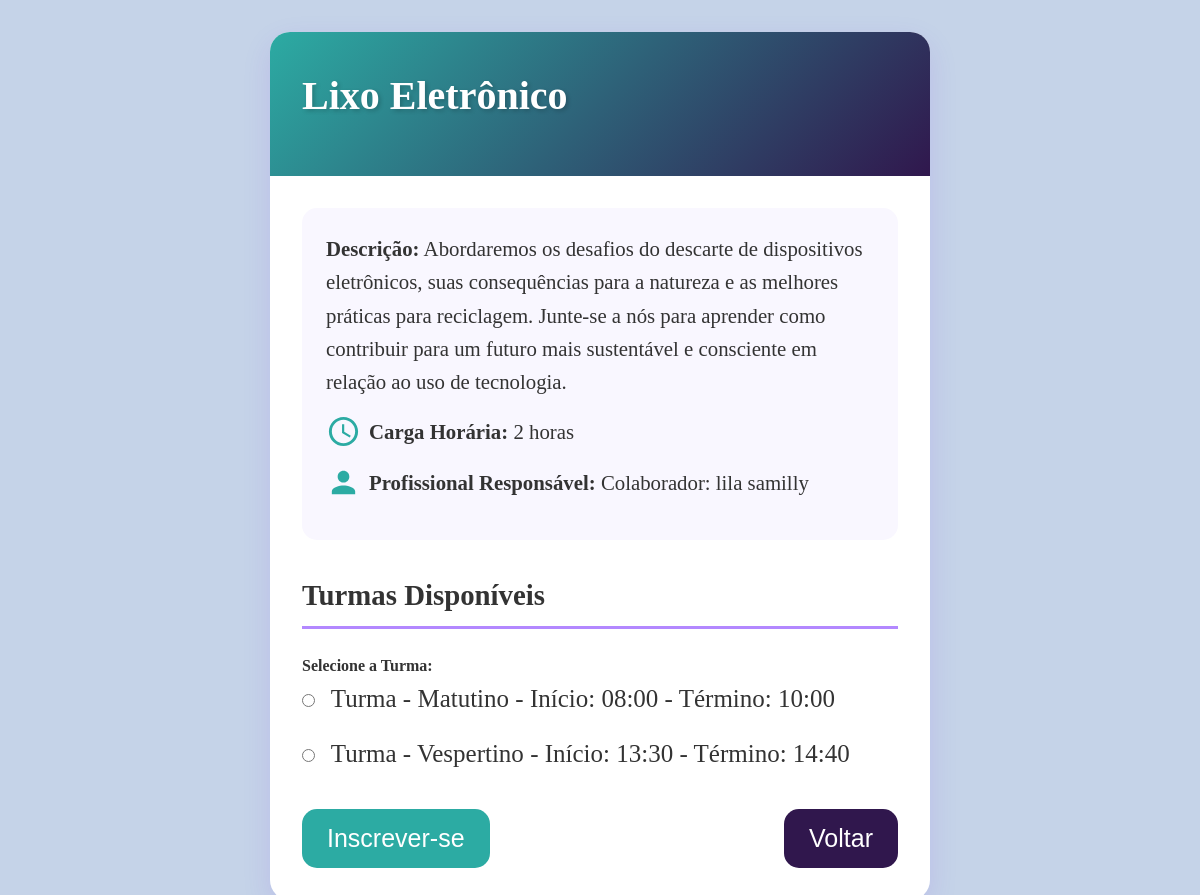
/atividade/1/ (signed in), run on the app's committed database.
### app/models.py (models this page shows, shortened)
class Atividade(models.Model):
    nome = models.CharField(max_length=255)
    descricao = models.TextField()
    carga_horaria = models.PositiveIntegerField()
    profissional_responsavel = models.ForeignKey(Colaborador, on_delete=models.CASCADE)
    status = models.BooleanField(default=False)

class Colaborador(models.Model):
    usuario = models.OneToOneField(Usuario, on_delete=models.CASCADE)  # Chave estrangeira para Usuario
    codColaborador = models.CharField(max_length=20)
    cargo = models.CharField(max_length=50)
    def __str__(self):
        return f"Colaborador: {self.usuario.nome}"

class Usuario(models.Model):
    SEXO_CHOICES = [
        ('M', 'Masculino'),
        ('F', 'Feminino'),
        ('O', 'Outro'),
        ('N', 'Oculto'),
    ]
    nome = models.CharField(max_length=255)
    email = models.EmailField(unique=True)
    endereco = models.CharField(max_length=255)
    telefone = models.CharField(max_length=20)  # Remover o unique=True
    cpf = models.CharField(max_length=14, unique=True, blank=True, null=True)
    senha = models.CharField(max_length=12, unique=True)  # Adiciona o campo de senha
    data_nascimento = models.DateField(null=True, blank=True)
    sexo = models.CharField(max_length=1, choices=SEXO_CHOICES)
    cidade = models.CharField(max_length=30)
    cep = models.CharField(max_length=10)
    alergias = models.TextField(blank=True, null=True)
    descricao = models.TextField()  # Usar TextField para descrições mais longas

class Turma(models.Model):
    nome = models.CharField(max_length=255)
    horario_inicio = models.TimeField()  # Para hora de início
    horario_fim = models.TimeField()  # Para hora de término
    atividade = models.ForeignKey(Atividade, on_delete=models.CASCADE)
    alunos = models.ManyToManyField(Participante, through='Presenca')

### app/views/templates.py (the view)
# urls.py: path('atividade/<int:atividade_id>/',atividade_detalhes, name='atividade_detalhes'),
@login_required
def atividade_detalhes(request, atividade_id):
    atividade = Atividade.objects.get(id=atividade_id)
    turmas = atividade.turma_set.all()  # Recupera todas as turmas associadas à atividade
    return render(request, 'atividade.html', {'atividade': atividade, 'turmas': turmas})

### app/templates/atividade.html (shortened to what this page needs)
{% load static %}
<!DOCTYPE html>
<html lang="pt-br">
<head>
    <link rel="stylesheet" href="{% static 'assets/css/atividade.css' %}">
</head>
<body>
    <div class="container">
      <div class="activity-header">
        <h1 class="activity-title">{{ atividade.nome }}</h1>
      </div>
      <div class="info-section">
        <div class="info-item">
          <p><strong>Descrição:</strong> {{ atividade.descricao }}</p>
        </div>
        <div class="info-item">
          <svg class="info-icon" width="24" height="24" viewBox="0 0 24 24" fill="currentColor">
            <path d="M11.99 2C6.47 2 2 6.48 2 12s4.47 10 9.99 10C17.52 22 22 17.52 22 12S17.52 2 11.99 2zM12 20c-4.42 0-8-3.58-8-8s3.58-8 8-8 8 3.58 8 8-3.58 8-8 8z"/>
            <path d="M12.5 7H11v6l5.25 3.15.75-1.23-4.5-2.67z"/>
          </svg>
          <p><strong>Carga Horária:</strong> {{ atividade.carga_horaria }} horas</p>
        </div>
        <div class="info-item">
          <svg class="info-icon" width="24" height="24" viewBox="0 0 24 24" fill="currentColor">
            <path d="M12 12c2.21 0 4-1.79 4-4s-1.79-4-4-4-4 1.79-4 4 1.79 4 4 4zm0 2c-2.67 0-8 1.34-8 4v2h16v-2c0-2.66-5.33-4-8-4z"/>
          </svg>
          <p><strong>Profissional Responsável:</strong> {{ atividade.profissional_responsavel }}</p>
        </div>
      </div>
      <div class="classes-section">
        <h2 class="classes-title">Turmas Disponíveis</h2>
        {% if atividade.turma_set.all %}
          <div>
            <strong>Selecione a Turma:</strong>
            <div class="radio-group">
              {% for turma in atividade.turma_set.all %}
                <label class="radio-label">
                  <input type="radio" name="turma" value="{{ turma.id }}" id="turma-{{ turma.id }}">
                  <span>{{ turma.nome }} - Início: {{ turma.horario_inicio }} - Término: {{ turma.horario_fim }}</span>
                </label>
              {% endfor %}
            </div>
          </div>
        {% else %}
          <p>Não há turmas disponíveis para esta atividade.</p>
        {% endif %}
      </div>
      <div class="buttons-section">
        <button class="register-button" onclick="registrarAtividade()">Inscrever-se</button>
        <button class="back-button" onclick="voltarPagina()">Voltar</button>
      </div>
    </div>
</body>
</html>

### app/static/assets/css/atividade.css (style rules this page uses)
* { padding: 0; margin: 0; box-sizing: border-box; }
:root { --primary: #2CABA3; --secondary: #6962AD; --text: #333; --bg: #f8f6ff; --card-bg: #fff; --accent: #b388ff; }
* { margin: 0; padding: 0; box-sizing: border-box; }
body { background: #C5D3E8; color: var(--text); line-height: 1.6; }
.container { max-width: 55%; margin: 2rem auto; padding: 2rem; background: var(--card-bg); border-radius: 20px; box-shadow: 0 10px 30px rgba(98, 0, 234, 0.1); }
.activity-header { background: linear-gradient(135deg, #2CABA3, #30174D); color: white; padding: 2rem; margin: -2rem -2rem 2rem -2rem; border-radius: 20px 20px 0 0; }
.activity-title { font-size: 2.5rem; font-weight: 800; margin-bottom: 1rem; text-shadow: 2px 2px 4px rgba(0,0,0,0.2); }
.info-section { font-size: 1.3rem; padding: 1.5rem; background: #f9f7ff; border-radius: 15px; margin-bottom: 2rem; }
.info-item { display: flex; align-items: center; gap: 0.5rem; margin-bottom: 1rem; }
.info-icon { width: 35px; height: 35px; color: var(--primary); }
.classes-section { margin-top: 2rem; }
.classes-title { color: var(--text); font-size: 1.8rem; margin-bottom: 1.5rem; padding-bottom: 0.5rem; border-bottom: 3px solid var(--accent); }
.buttons-section { display: flex; justify-content: space-between; margin-top: 20px; }
.register-button, .back-button { padding: 15px 25px; font-size: 25px; border: none; border-radius: 15px; cursor: pointer; transition: background-color 0.3s; }
.register-button { background-color: #2CABA3; color: white; }
.back-button { background-color: #30174D; color: white; }
.radio-group { display: flex; flex-direction: column; }
.radio-label { margin-bottom: 15px; font-size: 25px; cursor: pointer; }
.radio-label input { margin-right: 10px; }

### data on the page
Atividade: nome "Lixo Eletrônico", descricao "Abordaremos os desafios do descarte de dispositivos eletrônicos, suas consequências para a natureza e as melhores práticas para reciclagem. Junte-se a nós para aprender como contribuir para um futuro mais sustentável e consciente em relação ao uso de tecnologia.", carga_horaria "2", profissional_responsavel "Colaborador: lila samilly"
Turma: nome "Turma - Matutino", horario_inicio "08:00", horario_fim "10:00"
Turma: nome "Turma - Vespertino", horario_inicio "13:30", horario_fim "14:40"
